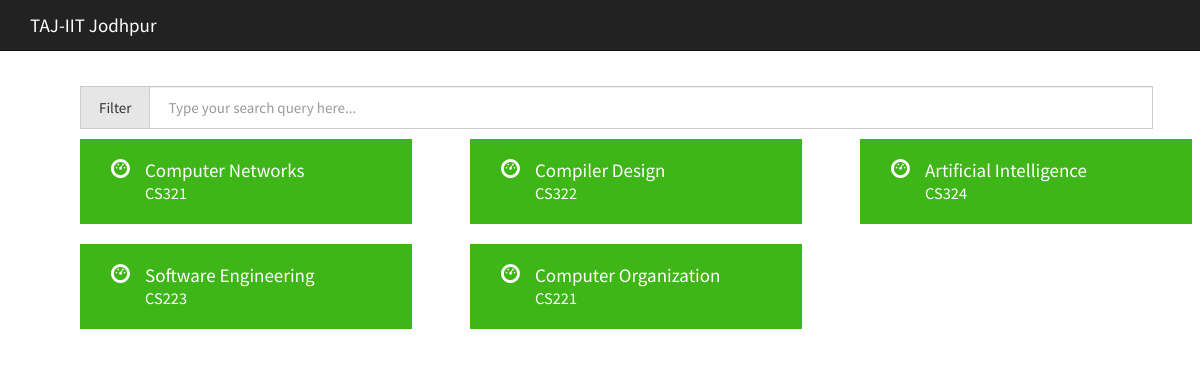
/judge/performance/ (signed in), run on an earlier commit of the app's database.
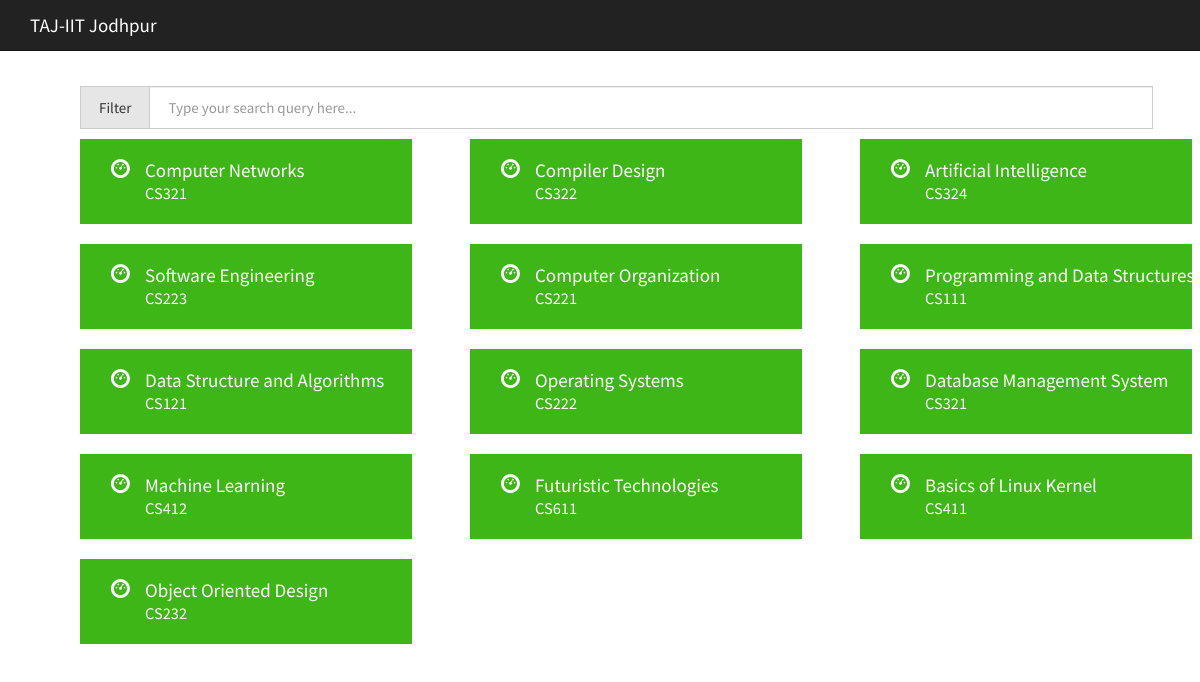
And on a later commit of the database.
### judge/models.py (models this page shows, shortened)
class Course(models.Model):
    courseName = models.CharField(max_length=50)
    courseNumber = models.CharField(max_length=10)

### judge/views.py (the view)
@user_passes_test(lambda u: u.is_superuser or u.is_staff)
def performance(request):
    c = Course.objects.all()
    return render(request, 'users/performance_index.html',{'courses' : c})

### judge/templates/users/performance_index.html (shortened to what this page needs)
{% include "users/base.html" %}
<head>
</head>
<body>
    <div class="navbar navbar-default navbar-fixed-top">
        <div class="container">
            <div class="navbar-header">
              <a href="/judge/home" class="navbar-brand">TAJ-IIT Jodhpur</a>
            </div>
        </div>
    </div>
    <br><br><br><br>
    <div class="container-fluid">
        <div class="input-group" style = "padding-left:65px; padding-right:32px;"> <span class="input-group-addon">Filter</span>
            <input id="filter" type="text" class="form-control" placeholder="Type your search query here...">
        </div>
        <div class="row-fluid">
            {% for c in courses %}
            <div class = "col-md-4">
                <ul class="ds-btn searchable">
                    <li>
                         <a class="btn btn-lg btn-success " href="/judge/course/{{c.id}}">
                         <i class="glyphicon glyphicon-dashboard pull-left"></i><span>{{ c.courseName }}<br><small>{{ c.courseNumber }}</small></span></a>
                    </li>
                </ul>
            </div>
            {% endfor %}
        </div>
    </div>
</body>

What changed in the data, as far as the page shows it:
added Course: courseName "Programming and Data Structures", courseNumber "CS111"
added Course: courseName "Data Structure and Algorithms", courseNumber "CS121"
added Course: courseName "Operating Systems", courseNumber "CS222"
added Course: courseName "Database Management System", courseNumber "CS321"
added Course: courseName "Machine Learning", courseNumber "CS412"
added Course: courseName "Futuristic Technologies", courseNumber "CS611"
added Course: courseName "Basics of Linux Kernel", courseNumber "CS411"
added Course: courseName "Object Oriented Design", courseNumber "CS232"
